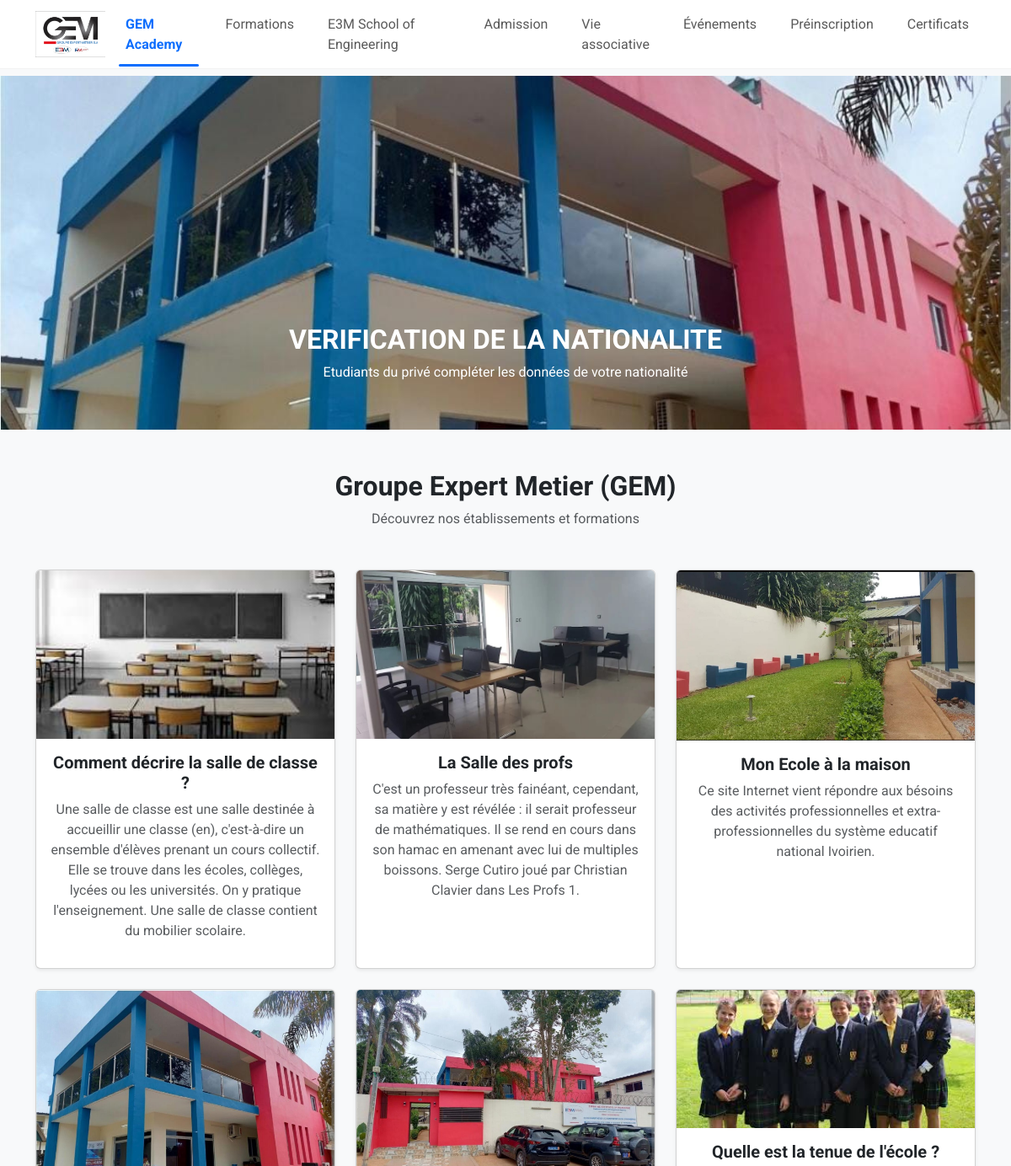
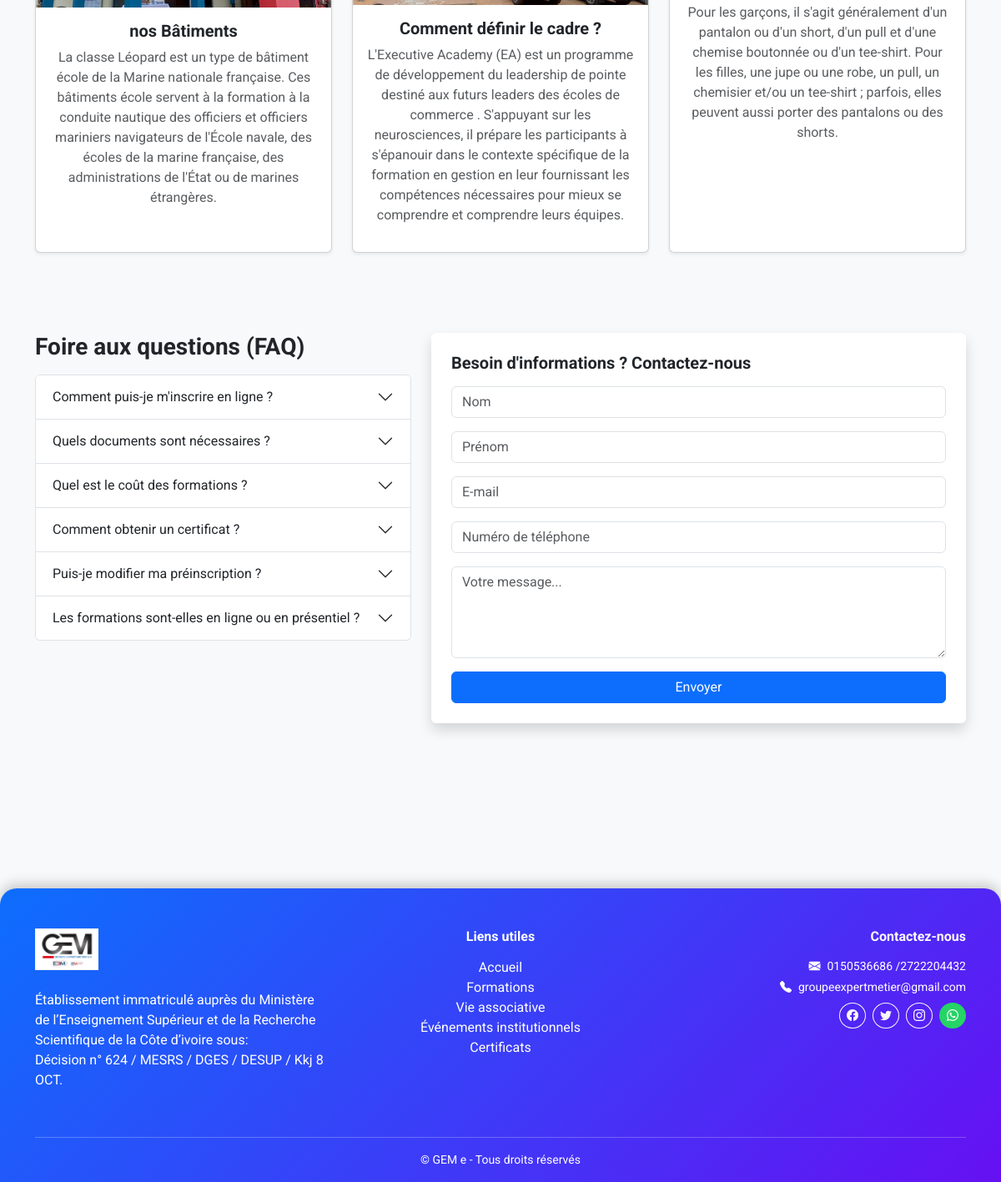
The page / on the database its author committed (2 pictures, top to bottom).
### myapp/models.py (models this page shows, shortened)
class HomePage(models.Model):
    site_name = models.CharField(max_length=255)
    logo = models.ImageField(upload_to="logos/")
    welcome_titre = models.CharField(max_length=255)
    welcome_message = RichTextField(default="Bienvenue sur notre site")
    action1_message = models.CharField(max_length=255)
    action1_lien = models.CharField(max_length=255)
    action2_message = models.CharField(max_length=255)
    action2_lien = models.CharField(max_length=255)
    contact_message = RichTextField(default="Contactez-nous")
    about_message = RichTextField(default="Bienvenue sur notre site")
    footer_message = RichTextField(default="© 2025 – Tous droits réservés")
    footer_bouton_message = models.CharField(max_length=255, default="En savoir plus")
    class Meta:
        verbose_name = "Page d'accueil"
        verbose_name_plural = "Pages d'accueil"

class HomeSlide(models.Model):
    title = models.CharField(max_length=255)
    message = models.TextField()
    image = models.ImageField(upload_to="slides/", blank=True, null=True)
    action_text = models.CharField(max_length=100, blank=True, null=True)
    action_link = models.URLField(blank=True, null=True)

class Ecole(models.Model):
    nom = models.CharField(max_length=200)
    description = models.TextField()
    image = models.ImageField(upload_to="ecole/")
    image_classes = models.ImageField(upload_to="ecole/", blank=True, null=True)
    description_classes = models.TextField(blank=True, null=True)
    image_cour = models.ImageField(upload_to="ecole/", blank=True, null=True)
    description_cour = models.TextField(blank=True, null=True)
    image_profs = models.ImageField(upload_to="ecole/", blank=True, null=True)
    description_profs = models.TextField(blank=True, null=True)

### myapp/views.py (the view, shortened to what this page needs)
# urls.py: path('', views.home, name='home'),
def home(request):
    home_data = HomePage.objects.first()
    slides = HomeSlide.objects.all()
    query = request.GET.get('q')
    products = Product.objects.filter(quantity__gt=0)
    if query:
        products = products.filter(
            Q(name__icontains=query) |
            Q(description__icontains=query)
        )
    ecoles = Ecole.objects.all()
    return render(request, 'home.html', {
        'home_data': home_data,
        'products': products,
        'slides': slides,
        'query': query,
        'ecoles': ecoles,
           })

### myapp/templates/home.html (shortened to what this page needs)
{% extends 'base.html' %}
{% load static %}
{% block content %}
{% if slides %}
<section class="container-fluid px-0">
  <div id="homeCarousel" class="carousel slide carousel-fade" data-bs-ride="carousel">
    <div class="carousel-inner">
      {% for slide in slides %}
      <div class="carousel-item {% if forloop.first %}active{% endif %}">
        <img src="{{ slide.image.url }}" class="d-block w-100 slide-animated-img">
        <div class="carousel-caption">
          <h2 class="fw-bold">{{ slide.title }}</h2>
          <p>{{ slide.message|safe }}</p>
        </div>
      </div>
      {% endfor %}
    </div>
  </div>
</section>
{% endif %}
<section class="container py-5">
  <div class="text-center mb-5">
    <h2 class="fw-bold">Groupe Expert Metier (GEM)</h2>
    <p class="text-muted">Découvrez nos établissements et formations</p>
  </div>
  <div class="row g-4">
    {% for ecole in ecoles %}
    <div class="col-md-6 col-lg-4">
      <div class="card h-100 shadow-sm">
        <img src="{{ ecole.image.url }}" class="card-img-top">
        <div class="card-body text-center">
          <h5 class="fw-bold">{{ ecole.nom }}</h5>
          <p class="text-muted">{{ ecole.description }}</p>
        </div>
      </div>
    </div>
    {% empty %}
    <div class="alert alert-warning text-center">
      Aucune école disponible pour le moment.
    </div>
    {% endfor %}
  </div>
</section>
<section class="container py-5">
  <div class="row align-items-stretch">
    <div class="col-md-5">
      <h3 class="fw-bold mb-3">Foire aux questions (FAQ)</h3>
      <div class="accordion" id="faqAccordion">
        <div class="accordion-item">
          <h2 class="accordion-header">
            <button class="accordion-button collapsed" type="button" data-bs-toggle="collapse" data-bs-target="#faq1">
              Comment puis-je m'inscrire en ligne ?
            </button>
          </h2>
        </div>
        <div class="accordion-item">
          <h2 class="accordion-header">
            <button class="accordion-button collapsed" type="button" data-bs-toggle="collapse" data-bs-target="#faq2">
              Quels documents sont nécessaires ?
            </button>
          </h2>
        </div>
        <div class="accordion-item">
          <h2 class="accordion-header">
            <button class="accordion-button collapsed" type="button" data-bs-toggle="collapse" data-bs-target="#faq3">
              Quel est le coût des formations ?
            </button>
          </h2>
        </div>
        <div class="accordion-item">
          <h2 class="accordion-header">
            <button class="accordion-button collapsed" type="button" data-bs-toggle="collapse" data-bs-target="#faq4">
              Comment obtenir un certificat ?
            </button>
          </h2>
        </div>
        <div class="accordion-item">
          <h2 class="accordion-header">
            <button class="accordion-button collapsed" type="button" data-bs-toggle="collapse" data-bs-target="#faq5">
              Puis-je modifier ma préinscription ?
            </button>
          </h2>
        </div>
        <div class="accordion-item">
          <h2 class="accordion-header">
            <button class="accordion-button collapsed" type="button" data-bs-toggle="collapse" data-bs-target="#faq6">
              Les formations sont-elles en ligne ou en présentiel ?
            </button>
          </h2>
        </div>
      </div>
    </div>
    <div class="col-md-7">
      <div class="card shadow p-4 border-0">
        <h5 class="fw-bold mb-3">Besoin d'informations ? Contactez-nous</h5>
        <form method="POST" action="{% url 'home' %}">
          <input type="text" class="form-control mb-3" name="nom" placeholder="Nom" required>
          <input type="text" class="form-control mb-3" name="prenom" placeholder="Prénom" required>
          <input type="email" class="form-control mb-3" name="email" placeholder="E-mail" required>
          <input type="tel" class="form-control mb-3" name="telephone" placeholder="Numéro de téléphone" required
            pattern="[0-9]{10}" title="Entrez un numéro à 10 chiffres">
          <textarea class="form-control mb-3" name="message" rows="4" placeholder="Votre message..."
            required></textarea>
          <button type="submit" class="btn btn-primary w-100">Envoyer</button>
        </form>
      </div>
    </div>
    <iframe src="https://www.google.com/maps?q=Groupe+Expert+Metier+Abidjan&hl=fr&z=15&output=embed" allowfullscreen=""
      loading="lazy">
    </iframe>
  </div>
</section>
{% endblock %}

### myapp/templates/base.html (shortened to what this page needs)
{% load static %}
<!DOCTYPE html>
<html lang="fr">
<head>
    <link href="https://cdn.jsdelivr.net/npm/bootstrap@5.3.3/dist/css/bootstrap.min.css" rel="stylesheet">
    <link rel="stylesheet" href="https://cdn.jsdelivr.net/npm/bootstrap-icons@1.11.3/font/bootstrap-icons.css">
    <link href="https://cdnjs.cloudflare.com/ajax/libs/lightbox2/2.11.4/css/lightbox.min.css" rel="stylesheet">
</head>
<body>
    <nav class="navbar navbar-expand-lg fixed-top">
        <div class="container">
            <a class="navbar-brand" href="/">
                {% if home_data.logo %}
                <img src="{{ home_data.logo.url }}" height="55">
                {% else %}
                {{ home_data.site_name }}
                {% endif %}
            </a>
            <div class="collapse navbar-collapse justify-content-end" id="mainNavbar">
                <ul class="navbar-nav gap-lg-4">
                    <li class="nav-item">
                        <a class="nav-link {% if request.resolver_match.url_name == 'home' %}active fw-bold text-primary{% endif %}"
                            href="{% url 'home' %}">
                            GEM Academy
                        </a>
                    </li>
                    <li class="nav-item">
                        <a class="nav-link {% if request.resolver_match.url_name == 'formations' %}active fw-bold text-primary{% endif %}"
                            href="{% url 'formations' %}">
                            Formations
                        </a>
                    </li>
                    <li class="nav-item">
                        <a class="nav-link {% if request.resolver_match.url_name == 'e3m_school' %}active fw-bold text-primary{% endif %}"
                           href="{% url 'e3m_school' %}">
                           E3M School of Engineering
                        </a>
                    </li>
                    <li class="nav-item">
                        <a class="nav-link {% if request.resolver_match.url_name == 'admission' %}active fw-bold text-primary{% endif %}"
                            href="{% url 'admission' %}">
                            Admission
                        </a>
                    </li>
                    <li class="nav-item">
                        <a class="nav-link {% if request.resolver_match.url_name == 'vie_associative' %}active fw-bold text-primary{% endif %}"
                            href="{% url 'vie_associative' %}">
                            Vie associative
                        </a>
                    </li>
                    <li class="nav-item">
                        <a class="nav-link {% if request.resolver_match.url_name == 'evenements' %}active fw-bold text-primary{% endif %}"
                            href="{% url 'evenements' %}">
                            Événements
                        </a>
                    </li>
                    <li class="nav-item">
                        <a class="nav-link {% if request.resolver_match.url_name == 'preinscription' %}active fw-bold text-primary{% endif %}"
                            href="{% url 'preinscription' %}">
                            Préinscription
                        </a>
                    </li>
                    <li class="nav-item">
                        <a class="nav-link {% if request.resolver_match.url_name == 'certificats' %}active fw-bold text-primary{% endif %}"
                            href="{% url 'certificats' %}">
                            Certificats
                        </a>
                    </li>
                </ul>
            </div>
        </div>
    </nav>
    {% block content %}
    {% endblock %}
    <footer class="footer bg-dark text-white pt-5 pb-3">
        <div class="container">
            <div class="row">
                <div class="col-md-4 mb-4 text-center text-md-start">
                    {% if home_data.logo %}
                    <img src="{{ home_data.logo.url }}" alt="Logo" height="50" class="mb-2">
                    {% endif %}
                    <p class="small">{{ home_data.footer_message|safe }}</p>
                </div>
                <div class="col-md-4 mb-4 text-center">
                    <h6 class="fw-bold mb-3">Liens utiles</h6>
                    <ul class="list-unstyled">
                        <li><a href="{% url 'home' %}" class="text-white text-decoration-none">Accueil</a></li>
                        <li><a href="{% url 'formations' %}" class="text-white text-decoration-none">Formations</a></li>
                        <li><a href="{% url 'vie_associative' %}" class="text-white text-decoration-none">Vie
                                associative</a></li>
                        <li><a href="{% url 'evenements' %}" class="text-white text-decoration-none"> Événements
                                institutionnels </a></li>
                        <li><a href="{% url 'certificats' %}" class="text-white text-decoration-none">Certificats</a>
                        </li>
                    </ul>
                </div>
                <div class="col-md-4 mb-4 text-center text-md-end">
                    <h6 class="fw-bold mb-3">Contactez-nous</h6>
                    <p class="small mb-1"><i class="bi bi-envelope-fill me-2"></i>0150536686 /2722204432 </p>
                    <p class="small mb-2"><i class="bi bi-telephone-fill me-2"></i>groupeexpertmetier@gmail.com</p>
                    <div class="d-flex justify-content-center justify-content-md-end gap-2">
                        <a href="https://www.facebook.com/share/p/14YeWXSMCHP/"
                            class="btn btn-outline-light btn-sm rounded-circle"><i class="bi bi-facebook"></i></a>
                        <a href="#" class="btn btn-outline-light btn-sm rounded-circle"><i
                                class="bi bi-twitter"></i></a>
                        <a href="#" class="btn btn-outline-light btn-sm rounded-circle"><i
                                class="bi bi-instagram"></i></a>
                        <a href="https://wa.me/2250150536686" target="_blank" class="btn btn-sm rounded-circle"
                            style="background-color:#25D366; color:white;">
                            <i class="bi bi-whatsapp"></i>
                        </a>
                    </div>
                </div>
            </div>
            <hr class="border-light">
            <div class="text-center small">
                &copy; {{ home_data.site_name }} - Tous droits réservés
            </div>
        </div>
    </footer>
</body>
</html>

### myapp/templates/base.html (style rules this page uses)
body { background-color: #f8f9fa; font-family: 'Roboto', sans-serif; scroll-behavior: smooth; padding-top: 90px; }
.navbar { background: rgba(255, 255, 255, 0.92); backdrop-filter: blur(12px); border-bottom: 1px solid rgba(0, 0, 0, 0.05); transition: all 0.3s ease; }
.nav-link { position: relative; transition: 0.3s; }
.nav-link.active { color: #0d6efd !important; }
.nav-link.active::after { content: ""; position: absolute; left: 0; bottom: -6px; width: 100%; height: 3px; background: #0d6efd; border-radius: 3px; }
.carousel-item { overflow: hidden; }
.slide-animated-img { animation: zoomEffect 15s ease-in-out infinite; }
.footer { background: linear-gradient(135deg, #0d6efd 0%, #6610f2 100%); color: white; border-top-left-radius: 20px; border-top-right-radius: 20px; box-shadow: 0 -5px 15px rgba(0, 0, 0, 0.2); }

### myapp/templates/home.html (style rules this page uses)
#homeCarousel { max-height: 420px; overflow: hidden; }
#homeCarousel .carousel-item { height: 420px; }
#homeCarousel .carousel-item img { height: 100%; width: 100%; object-fit: cover; }

### rows shown on the page
HomePage: logo (picture), footer_message "Établissement immatriculé auprès du Ministère de l’Enseignement Supérieur et de la Recherche Scientifique de la Côte d’ivoire sous: Décision n° 624 / MESRS / DGES / DESUP / Kkj 8 OCT.", site_name "GEM e"
HomeSlide: image (picture), title "VERIFICATION DE LA NATIONALITE", message "Etudiants du privé compléter les données de votre nationalité"
Ecole: image (picture), nom "Comment décrire la salle de classe ?", description "Une salle de classe est une salle destinée à accueillir une classe (en), c'est-à-dire un ensemble d'élèves prenant un cours collectif. Elle se trouve dans les écoles, collèges, lycées ou les universités. On y pratique l'enseignement. Une salle de classe contient du mobilier scolaire."
Ecole: image (picture), nom "La Salle des profs", description "C'est un professeur très fainéant, cependant, sa matière y est révélée : il serait professeur de mathématiques. Il se rend en cours dans son hamac en amenant avec lui de multiples boissons. Serge Cutiro joué par Christian Clavier dans Les Profs 1."
Ecole: image (picture), nom "Mon Ecole à la maison", description "Ce site Internet vient répondre aux bésoins des activités professionnelles et extra-professionnelles du système educatif national Ivoirien."
Ecole: image (picture), nom "nos Bâtiments", description "La classe Léopard est un type de bâtiment école de la Marine nationale française. Ces bâtiments école servent à la formation à la conduite nautique des officiers et officiers mariniers navigateurs de l'École navale, des écoles de la marine française, des administrations de l'État ou de marines étrangères."
Ecole: image (picture), nom "Comment définir le cadre ?", description "L'Executive Academy (EA) est un programme de développement du leadership de pointe destiné aux futurs leaders des écoles de commerce . S'appuyant sur les neurosciences, il prépare les participants à s'épanouir dans le contexte spécifique de la formation en gestion en leur fournissant les compétences nécessaires pour mieux se comprendre et comprendre leurs équipes."
Ecole: image (picture), nom "Quelle est la tenue de l'école ?", description "Pour les garçons, il s'agit généralement d'un pantalon ou d'un short, d'un pull et d'une chemise boutonnée ou d'un tee-shirt. Pour les filles, une jupe ou une robe, un pull, un chemisier et/ou un tee-shirt ; parfois, elles peuvent aussi porter des pantalons ou des shorts."
